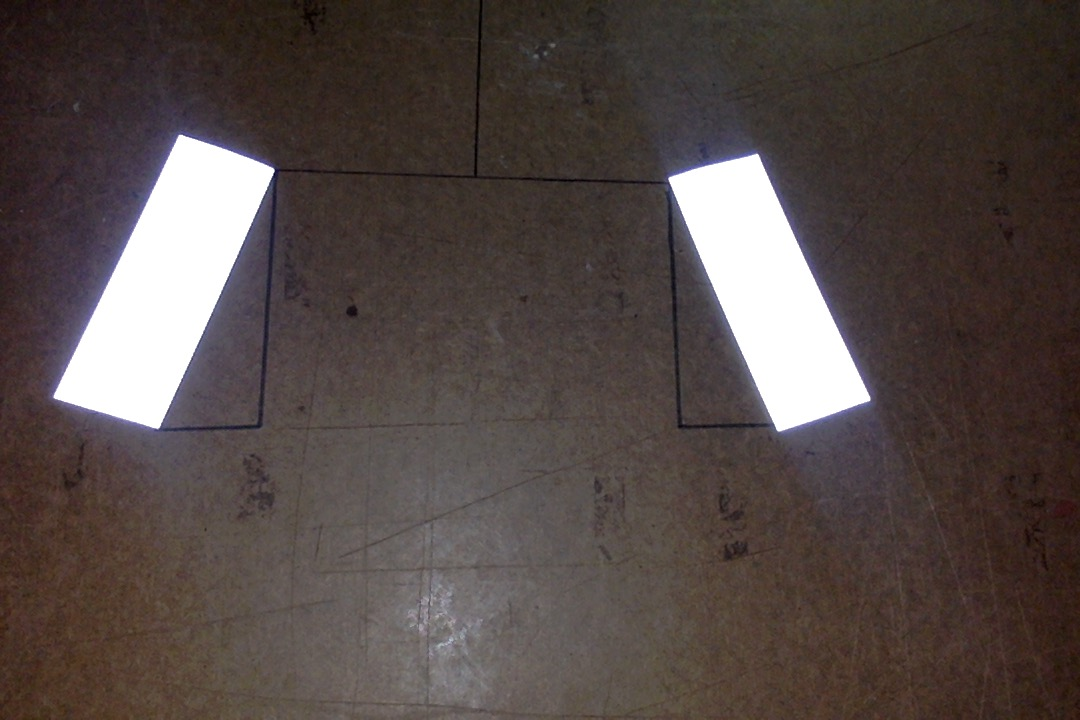
#> input picture photo.jpg, 1080 x 720 px
$ python -i grip.py   (imports and definitions only)   (older library calls are emulated)
#> lines starting #> are read from the running program, lines starting #| are printed output that depends on the picture; after the words box and inside, x2 and y2 are one past the last pixel; in counts of white or black regions, pixels touching at a corner belong together
from networktables import NetworkTables
import cv2
import numpy
import math
from enum import Enum

class VTapeOffsetDetection:
    """
    An OpenCV pipeline generated by GRIP.
    """

    def __init__(self):
        """initializes all values to presets or None if need to be set
        """

        self.__rgb_threshold_red = [161, 218.0]
        self.__rgb_threshold_green = [197, 255.0]
        self.__rgb_threshold_blue = [234.55305755395685, 255.0]

        self.rgb_threshold_output = None

        self.__find_lines_input = self.rgb_threshold_output

        self.find_lines_output = None

        self.__find_contours_input = self.rgb_threshold_output
        self.__find_contours_external_only = False

        self.find_contours_output = None


    # returns the offset from center
    def process(self, source0):
        """
        Runs the pipeline and sets all outputs to new values.
        """
        # Step RGB_Threshold0:
        self.__rgb_threshold_input = source0
        (self.rgb_threshold_output) = self.__rgb_threshold(self.__rgb_threshold_input, self.__rgb_threshold_red, self.__rgb_threshold_green, self.__rgb_threshold_blue)

        # Runs these two different functions in parallel?

        # Step Find Lines:
        #self.find_lines_output = self.__find_lines(self.rgb_threshold_output)

        # Step Find_Contours0:
        self.__find_contours_input = self.rgb_threshold_output
        (self.find_contours_output) = self.__find_contours(self.__find_contours_input, self.__find_contours_external_only)

        # find the angle of each line
        '''
        print("Agles of all lines")
        for x in self.find_lines_output:
            print(int(x.angle()))
        '''


        # finds the centers of each line
        xValues = []
        yValues = []
        for c in self.find_contours_output:
            M = cv2.moments(c)
            try:
                cX = int(M["m10"] / M["m00"])
                cY = int(M["m01"] / M["m00"])
                xValues.append(cX)
                yValues.append(cY)
            except:
                pass
        imgHeight, imgWidth, imgChannels = source0.shape
        centerLine = imgWidth/2
        '''
        print("x data for each blob:")
        print(xValues)
        print("y data for each blob:")
        print(yValues)
        '''

        print("Center Line: ", centerLine)
        if(len(xValues) > 0):
            midPoint = int((xValues[0] + xValues[1]) / 2)
            print("Midpoint of tape:", midPoint)
            return midPoint - centerLine
        return 0


    @staticmethod
    def __rgb_threshold(input, red, green, blue):
        """Segment an image based on color ranges.
        Args:
            input: A BGR numpy.ndarray.
            red: A list of two numbers the are the min and max red.
            green: A list of two numbers the are the min and max green.
            blue: A list of two numbers the are the min and max blue.
        Returns:
            A black and white numpy.ndarray.
        """
        out = cv2.cvtColor(input, cv2.COLOR_BGR2RGB)
        return cv2.inRange(out, (red[0], green[0], blue[0]),  (red[1], green[1], blue[1]))

    class Line:

        def __init__(self, x1, y1, x2, y2):
            self.x1 = x1
            self.y1 = y1
            self.x2 = x2
            self.y2 = y2

        def length(self):
            return numpy.sqrt(pow(self.x2 - self.x1, 2) + pow(self.y2 - self.y1, 2))

        def angle(self):
            # return (math.degrees(math.atan2(self.y2 - self.y1, self.x2 - self.x1)))
            degree = math.degrees(math.atan2(self.y2 - self.y1, self.x2 - self.x1))
            if(degree > 90):
                return 180 - degree
            if(degree < -90):
                return -180 - degree
            return degree

    @staticmethod
    def __find_lines(input):
        """Finds all line segments in an image.
        Args:
            input: A numpy.ndarray.
        Returns:
            A filtered list of Lines.
        """
        detector = cv2.createLineSegmentDetector()
        lines = detector.detect(input)
        output = []

        try:
            for i in range(0, len(lines[0])):
                tmp = VTapeOffsetDetection.Line(lines[0][i, 0][0], lines[0][i, 0][1],
                                        lines[0][i, 0][2], lines[0][i, 0][3])
                output.append(tmp)
        except:
            pass
        return output

    @staticmethod
    def __find_contours(input, external_only):
        """Sets the values of pixels in a binary image to their distance to the nearest black pixel.
        Args:
            input: A numpy.ndarray.
            external_only: A boolean. If true only external contours are found.
        Return:
            A list of numpy.ndarray where each one represents a contour.
        """
        if(external_only):
            mode = cv2.RETR_EXTERNAL
        else:
            mode = cv2.RETR_LIST
            method = cv2.CHAIN_APPROX_SIMPLE
            contours, hierarchy, _=cv2.findContours(input, mode=mode, method=method)
        return contours

# [19 lines not run here, left out]

>>> import cv2
>>> picture = cv2.imread('photo.jpg')
#> picture is the input picture: shape (720, 1080, 3); mean B, G, R 70.3, 73.2, 84
>>> result = VTapeOffsetDetection().process(picture)
#> in __rgb_threshold, `return cv2.inRange(out, (red[0], green[0], blue[0]),  (red[1], green[1..`:
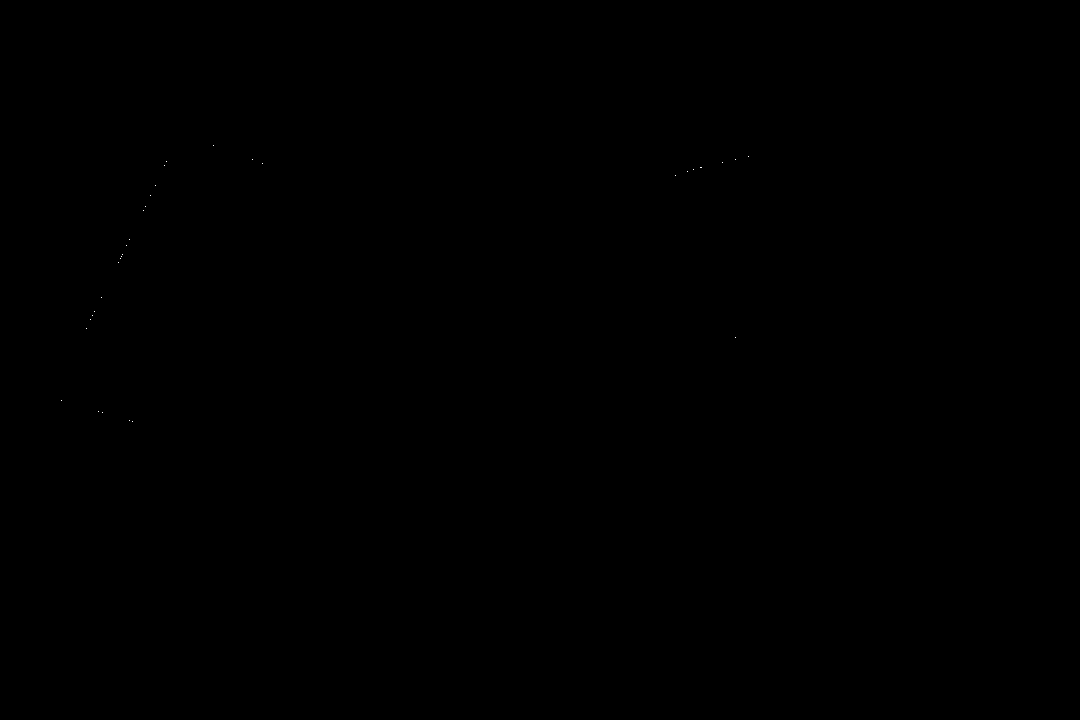
#> returned value: shape (720, 1080); 0% white in thin lines or dots, all inside (x1, y1, x2, y2) = (61, 145, 749, 422)
#| Center Line:  540.0
#> result = -540
